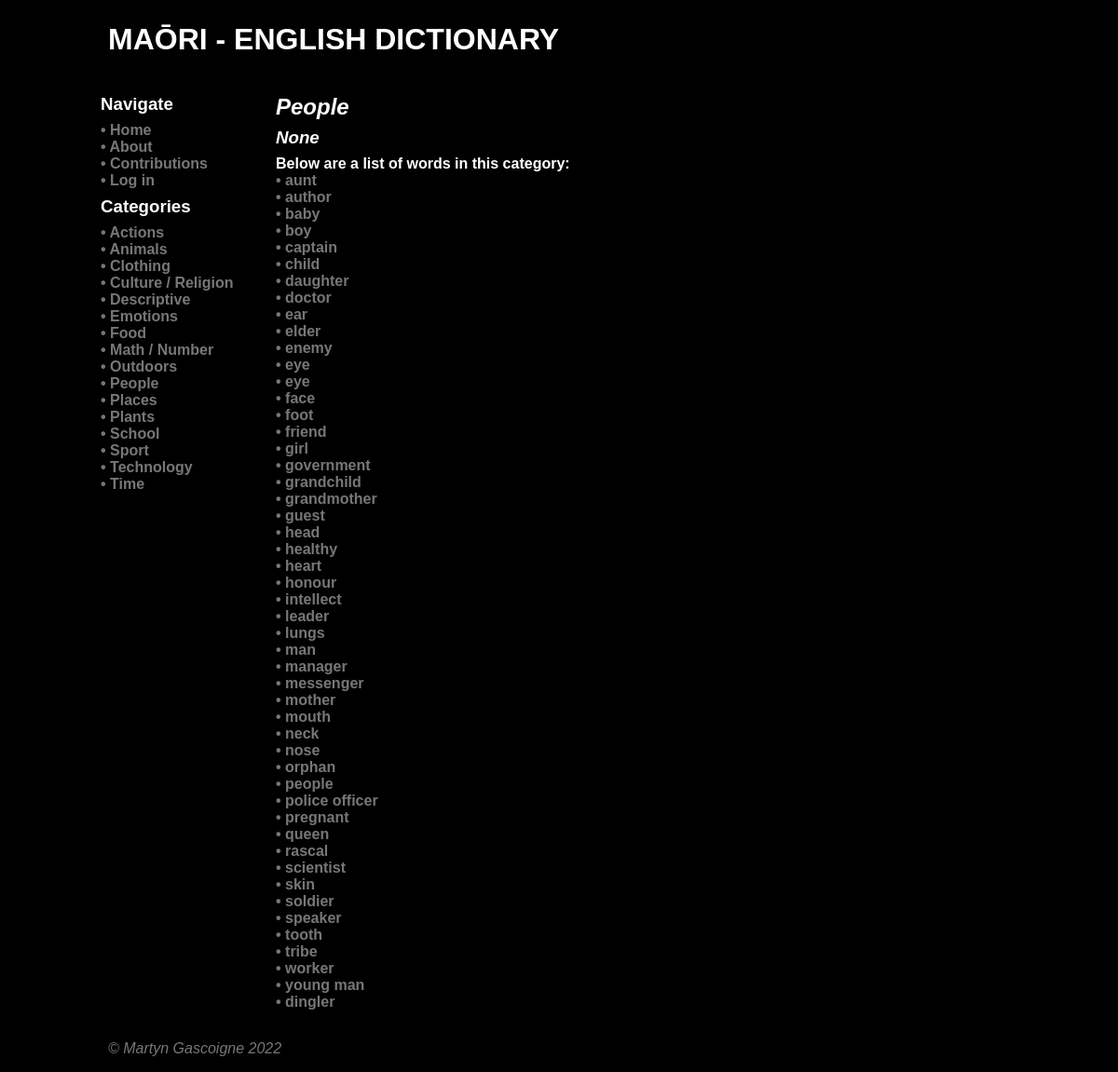
The app's page /category/10, older data.
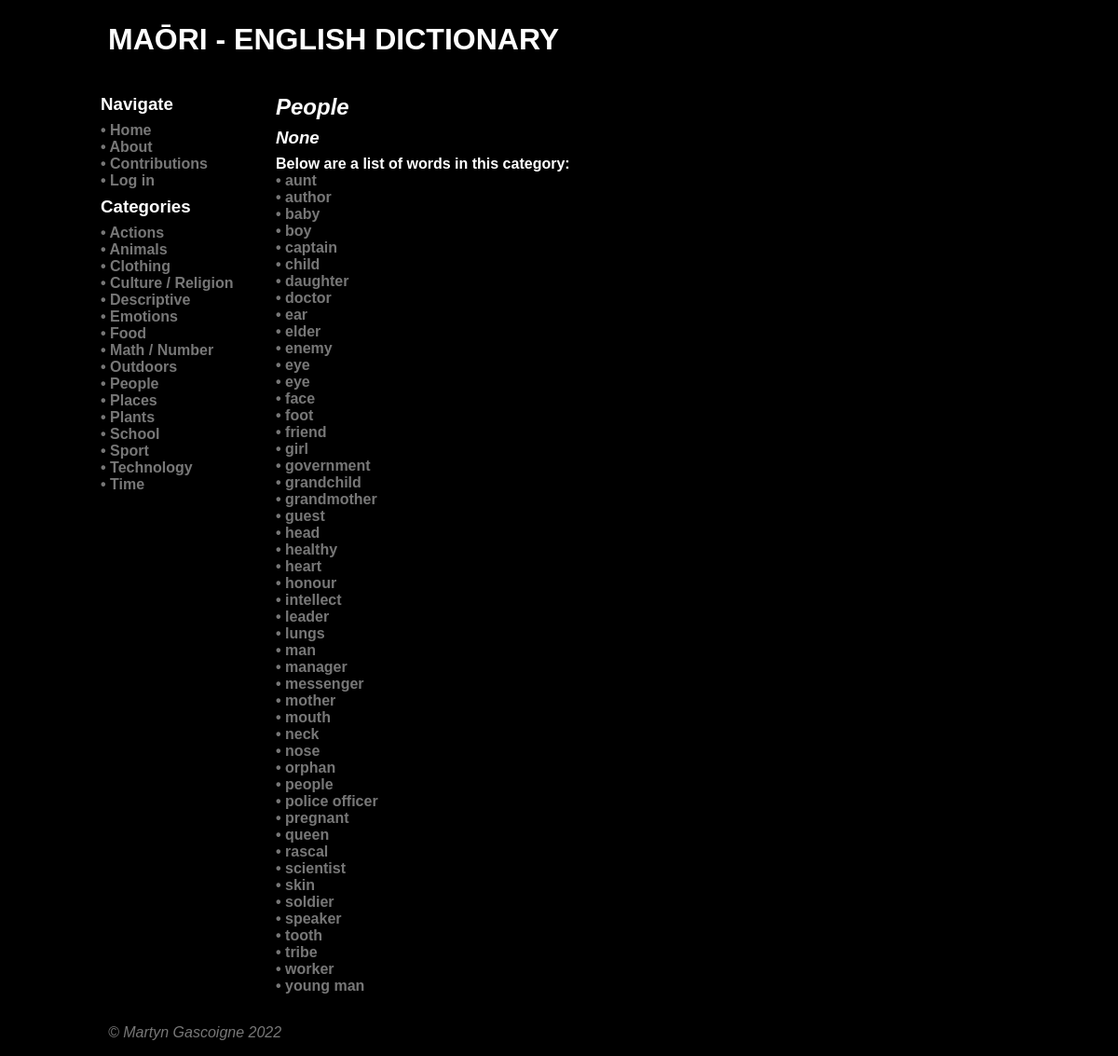
The same page, newer data.
### tables this page shows
CREATE TABLE category
(
    id          integer
        constraint category_pk
            primary key autoincrement,
    name        varchar(80),
    description varchar(600),
    timestamp   datetime
, user_created boolean);

CREATE TABLE "word"
(
	id integer
		constraint word_pk
			primary key autoincrement,
	name varchar(80),
	description varchar(600),
	author integer,
	timestamp datetime,
	maori varchar(128)
, image varchar, level integer);

### app.py (the view)
@app.route('/category/<cat>')
def render_category_page(cat):
    con = create_connection(DB_NAME)
    query = """SELECT id, name, description, timestamp, user_created FROM category WHERE id = ?"""
    cur = con.cursor()
    cur.execute(query, (cat,))
    category_data = cur.fetchall()
    query = """SELECT word_id FROM word_tag WHERE category_id = ?"""
    cur = con.cursor()
    cur.execute(query, (cat,))
    found_words = cur.fetchall()
    words_data = []
    for w in found_words:
        cur = con.cursor()
        cur.execute("""SELECT id, name, description, author, timestamp FROM word WHERE id = ?""", w)
        words_data.append(cur.fetchall())
    print(words_data)
    con.close()
    return render_template('category.html', word_list=words_data, passed_cat=category_data,
                           category_list=find_categories(), from_category=cat, logged_in=is_logged_in(),
                           user_account=my_account(), teacher=is_teacher())

### app.py (called while the page is built)
def create_connection(db_file):
    try:
        connection = sqlite3.connect(db_file)
        connection.execute('pragma foreign_keys=ON')
        return connection
    except Error as e:
        print(e)
    return None

def find_categories():
    con = create_connection(DB_NAME)
    query = "SELECT id, name, description FROM category"
    cur = con.cursor()
    cur.execute(query)
    found_categories = cur.fetchall()
    con.close()
    return found_categories

def my_account():
    if session.get('userid') is None:
        return False
    else:
        return session.get('userid')

def is_logged_in():
    if session.get('email') is None:
        print('Not logged in')
        return False
    else:
        print('Logged in')
        return True

def is_teacher():
    if not is_logged_in() or (session.get('teacher') is None or 0):
        print('Not teacher')
        return False
    else:
        print('Is teacher')
        return True

### templates/category.html (shortened to what this page needs)
{% extends 'base.html' %}
{% block heading %}Maōri - English Dictionary{% endblock %}
{% block main %}
<div class="category-description">
    <h2>{{ passed_cat[0][1] }}</h2>
    <h3>{{ passed_cat[0][2] }}</h3>
    {% if word_list|length > 0 %}
        <h4>Below are a list of words in this category: </h4>
    {% endif %}
</div>
{% for word in word_list %}
<div class="category-box">
    <h4><a href="/word/{{ word[0][0] }}">• {{ word[0][1] }}</a></h4>
</div>
{% endfor %}
{% endblock %}

### templates/base.html (shortened to what this page needs)
<!doctype html>
<html lang="en">
<head>
	<link href="{{ url_for('static', filename='css/style.css') }}" rel="stylesheet">
</head>
<body>
	<div id="container">
		<header>
			<h1>{% block heading %}{% endblock %}</h1>
		</header>
		<nav>
            <div class="category-box">
                <h3>Navigate</h3>
                <h4><a href="\">• Home</a></h4>
                <h4><a href="\about">• About</a></h4>
                <h4><a href="\contributions">• Contributions</a></h4>
                {% if not logged_in %}<h4><a href="\login">• Log in</a></h4>
                {% else %}
                    <h4><a href="\account\{{ user_account }}">• Account</a></h4>
                    <h4><a href="\logout">• Log out</a></h4>
                {% endif %}
                <h3>Categories
                </h3>
            </div>
            {% for category in category_list %}
            <div class="category-box">
                <h4><a href="/category/{{ category[0] }}">• {{ category[1] }}</a></h4>
            </div>
            {% endfor %}
		</nav>
		<main>
            {% block main%}{% endblock %}
        </main>
		<footer class="footer">
            <a href="https://github.com/Galvin-X/Translator" target="_blank">&copy; Martyn Gascoigne 2022</a>
		</footer>
	</div>
</body>
</html>

### static/css/style.css (style rules this page uses)
* { font-family: "Microsoft Tai Le", sans-serif; margin: 0; padding: 0; box-sizing: border-box; background-color: #000; }
#container { display: grid; grid-template-columns: 75px auto; grid-template-areas: 'nav header' 'main main' 'footer footer'; }
header { grid-area: header; background-color: #000; padding: 1rem; }
nav { grid-area: nav; }
main { grid-area: main; padding: 1rem; background-color: #edd; }
h1 { padding: 0.5rem 0; color: #fff; text-transform: uppercase; }
h2, h3 { padding: 0.5rem 0; color: #fff; }
h4 { padding: 0rem 0; }
a { color: white; text-decoration: none; }
footer { grid-area: footer; padding: 1rem; background-color: #000; }
.category-description { font-style: italic; }
.category-description h2 { padding: 0rem 0; color: #fff; }
.category-description h3 { padding: 0.5rem 0; color: #fff; }
.category-description h4 { font-style: normal; color: #fff; }
.category-box { font-style: normal; }
.category-box a { color: #777777; text-decoration: none; }
.footer { font-style: italic; color: #777777; }
.footer a { color: #777777; text-decoration: none; }
@media only screen and (min-width: 768px) { #container { grid-template-columns: 180px auto; grid-template-areas: 'header header' 'nav main' 'footer footer'; } }
@media only screen and (min-width: 768px) { nav { background: #000; padding: 0.5rem; } }
@media only screen and (min-width: 768px) { nav a { color: #777777; text-decoration: none; } }
@media only screen and (min-width: 768px) { main { background-color: #000; } }
@media only screen and (min-width: 1000px) { #container { width: 1000px; margin: auto; } }

Row changes from the older to the newer data that the page shows:
removed word: name "dingler"
